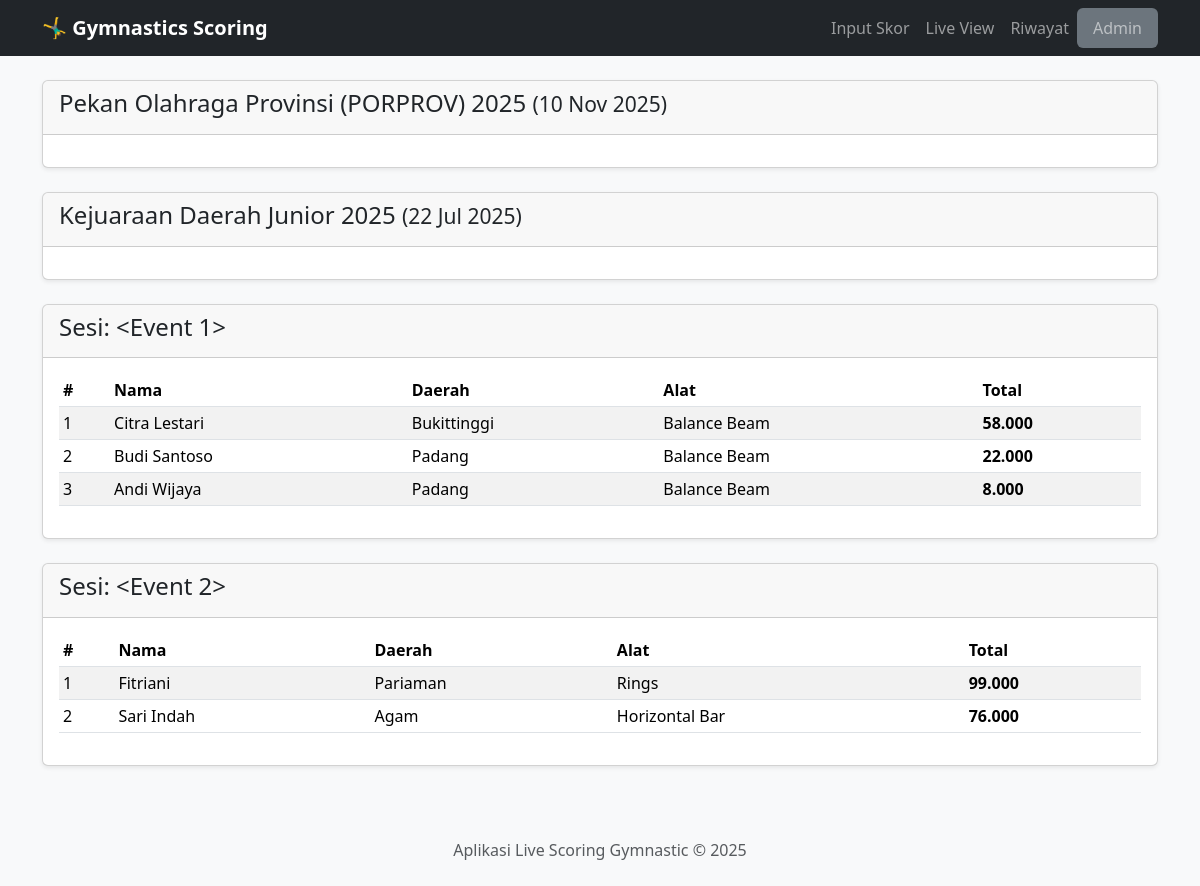
The app's page /history with its own data.
### app.py (models this page shows)
class Event(db.Model):
    id = db.Column(db.Integer, primary_key=True)
    nama = db.Column(db.String(200), nullable=False)
    tanggal = db.Column(db.Date, nullable=False)
    is_active = db.Column(db.Boolean, default=False, nullable=False)

class Skor(db.Model):
    id = db.Column(db.Integer, primary_key=True)
    event_id = db.Column(db.Integer, db.ForeignKey('event.id'), nullable=False)
    peserta_id = db.Column(db.Integer, db.ForeignKey('peserta.id'), nullable=False)
    alat_id = db.Column(db.Integer, db.ForeignKey('alat.id'), nullable=False)
    nilai_d = db.Column(db.Float, nullable=False, default=0.0)
    nilai_e = db.Column(db.Float, nullable=False, default=0.0)
    nilai_a = db.Column(db.Float, nullable=False, default=0.0)
    penalti = db.Column(db.Float, nullable=False, default=0.0)
    total_nilai = db.Column(db.Float, nullable=False, default=0.0)
    sesi_pertandingan = db.Column(db.String(100), default="current")
    event = db.relationship('Event', backref=db.backref('skor', lazy=True, cascade="all, delete"))
    peserta = db.relationship('Peserta', backref=db.backref('skor', lazy=True, cascade="all, delete"))
    alat = db.relationship('Alat')

class Peserta(db.Model):
    id = db.Column(db.Integer, primary_key=True)
    nama = db.Column(db.String(150), nullable=False)
    event_id = db.Column(db.Integer, db.ForeignKey('event.id'), nullable=False)
    daerah_id = db.Column(db.Integer, db.ForeignKey('daerah.id'), nullable=False)
    kategori_id = db.Column(db.Integer, db.ForeignKey('kategori.id'), nullable=False)
    grup_id = db.Column(db.Integer, db.ForeignKey('grup.id'), nullable=False)
    event = db.relationship('Event', backref=db.backref('peserta', lazy=True, cascade="all, delete"))
    daerah = db.relationship('Daerah', backref=db.backref('peserta', lazy=True))
    kategori = db.relationship('Kategori', backref=db.backref('peserta', lazy=True))
    grup = db.relationship('Grup', backref=db.backref('peserta', lazy=True))
    __table_args__ = {'extend_existing': True}

class Daerah(db.Model):
    id = db.Column(db.Integer, primary_key=True)
    nama = db.Column(db.String(100), unique=True, nullable=False)

class Alat(db.Model):
    id = db.Column(db.Integer, primary_key=True)
    nama = db.Column(db.String(100), unique=True, nullable=False)

### app.py (the view)
@app.route('/history')
def riwayat():
    events = Event.query.order_by(Event.tanggal.desc()).all()
    riwayat_skor = {event: Skor.query.filter_by(event_id=event.id).order_by(Skor.total_nilai.desc()).all() for event in events if Skor.query.filter_by(event_id=event.id).first()}
    return render_template('riwayat.html', riwayat=riwayat_skor)

### templates/riwayat.html (shortened to what this page needs)
{% extends 'layout.html' %}
{% block content %}
{% for event, scores in riwayat.items() %}
<div class="card shadow-sm mb-4">
    <div class="card-header"><h4>{{ event.nama }} <small>({{ event.tanggal.strftime('%d %b %Y') }})</small></h4></div>
    <div class="card-body">
        </div>
</div>
{% else %}
    <div class="alert alert-info">Belum ada riwayat pertandingan.</div>
{% endfor %}
{% for sesi, skor_list in riwayat.items() %}
    <div class="card shadow-sm mb-4">
        <div class="card-header">
            <h4>Sesi: {{ sesi }}</h4>
        </div>
        <div class="card-body">
            <div class="table-responsive">
                <table class="table table-sm table-striped">
                    <thead>
                        <tr>
                            <th>#</th>
                            <th>Nama</th>
                            <th>Daerah</th>
                            <th>Alat</th>
                            <th>Total</th>
                        </tr>
                    </thead>
                    <tbody>
                        {% for s in skor_list %}
                        <tr>
                            <td>{{ loop.index }}</td>
                            <td>{{ s.peserta.nama }}</td>
                            <td>{{ s.peserta.daerah.nama }}</td>
                            <td>{{ s.alat.nama }}</td>
                            <td><strong>{{ "%.3f"|format(s.total_nilai) }}</strong></td>
                        </tr>
                        {% endfor %}
                    </tbody>
                </table>
            </div>
        </div>
    </div>
{% else %}
    <div class="alert alert-info">Belum ada riwayat pertandingan yang tersimpan.</div>
{% endfor %}
{% endblock %}

### static/css/style.css (style rules this page uses)
body { background-color: #f8f9fa; }
.card-header { font-weight: 500; }

### records on screen
Event: nama "Pekan Olahraga Provinsi (PORPROV) 2025", tanggal "10 Nov 2025", sesi "<Event 1>"
Event: nama "Kejuaraan Daerah Junior 2025", tanggal "22 Jul 2025", sesi "<Event 2>"
Skor: peserta.nama "Citra Lestari", peserta.daerah.nama "Bukittinggi", alat.nama "Balance Beam", total_nilai "58.000"
Skor: peserta.nama "Budi Santoso", peserta.daerah.nama "Padang", alat.nama "Balance Beam", total_nilai "22.000"
Skor: peserta.nama "Andi Wijaya", peserta.daerah.nama "Padang", alat.nama "Balance Beam", total_nilai "8.000"
Skor: peserta.nama "Fitriani", peserta.daerah.nama "Pariaman", alat.nama "Rings", total_nilai "99.000"
Skor: peserta.nama "Sari Indah", peserta.daerah.nama "Agam", alat.nama "Horizontal Bar", total_nilai "76.000"
